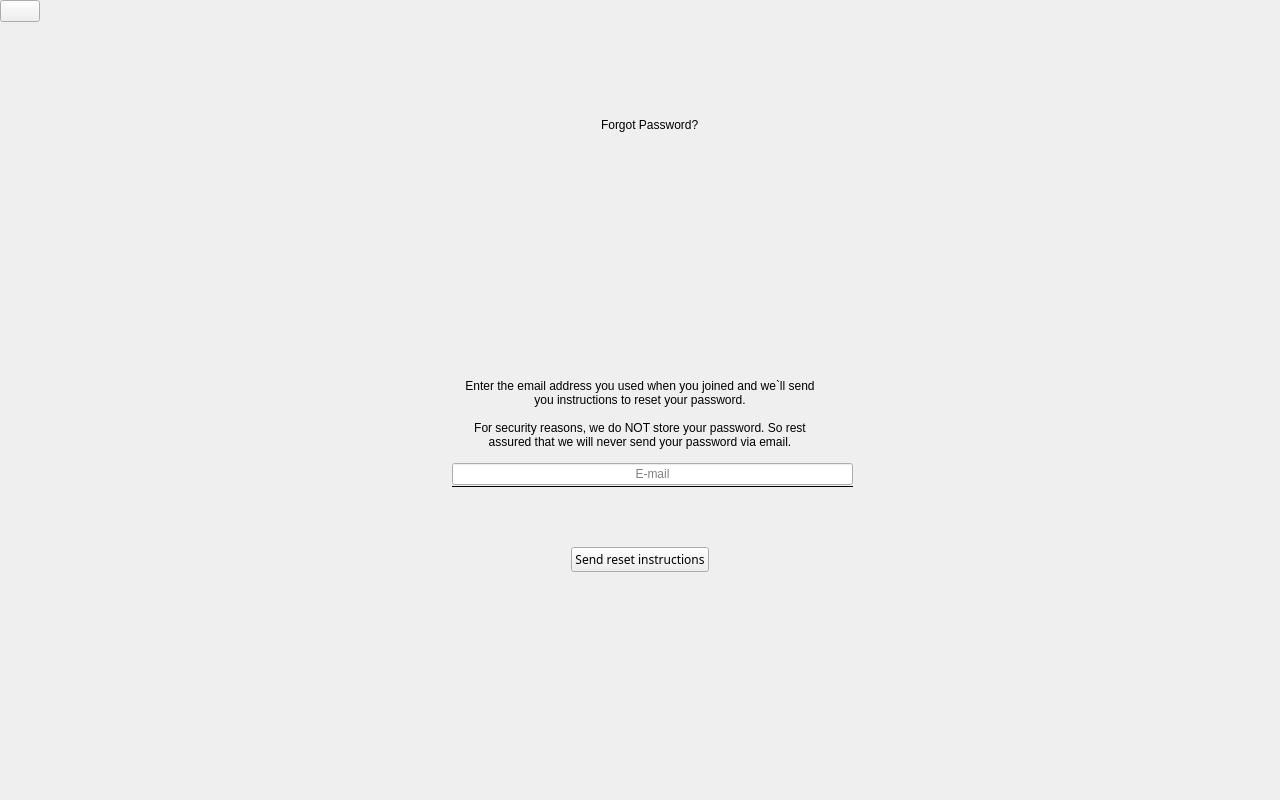
<?xml version="1.0" encoding="UTF-8"?>
<ui version="4.0">
 <class>ForgotPassword</class>
 <widget class="QWidget" name="ForgotPassword">
  <property name="geometry">
   <rect>
    <x>0</x>
    <y>0</y>
    <width>1280</width>
    <height>800</height>
   </rect>
  </property>
  <property name="windowTitle">
   <string>Form</string>
  </property>
  <layout class="QVBoxLayout" name="verticalLayout">
   <property name="spacing">
    <number>0</number>
   </property>
   <property name="leftMargin">
    <number>0</number>
   </property>
   <property name="topMargin">
    <number>0</number>
   </property>
   <property name="rightMargin">
    <number>0</number>
   </property>
   <property name="bottomMargin">
    <number>0</number>
   </property>
   <item>
    <layout class="QHBoxLayout" name="horizontalLayout_28">
     <property name="spacing">
      <number>0</number>
     </property>
     <item>
      <layout class="QVBoxLayout" name="verticalLayout_30">
       <property name="spacing">
        <number>0</number>
       </property>
       <item>
        <widget class="QPushButton" name="btBack">
         <property name="cursor">
          <cursorShape>PointingHandCursor</cursorShape>
         </property>
         <property name="focusPolicy">
          <enum>Qt::StrongFocus</enum>
         </property>
         <property name="icon">
          <iconset resource="../../DapChainVpnGui/resources/DapChainVpnGui.qrc">
           <normaloff>:/pics/back_icon.png</normaloff>:/pics/back_icon.png</iconset>
         </property>
         <property name="iconSize">
          <size>
           <width>44</width>
           <height>44</height>
          </size>
         </property>
         <property name="flat">
          <bool>false</bool>
         </property>
        </widget>
       </item>
       <item>
        <spacer name="verticalSpacer_25">
         <property name="orientation">
          <enum>Qt::Vertical</enum>
         </property>
         <property name="sizeType">
          <enum>QSizePolicy::Expanding</enum>
         </property>
         <property name="sizeHint" stdset="0">
          <size>
           <width>20</width>
           <height>20</height>
          </size>
         </property>
        </spacer>
       </item>
      </layout>
     </item>
     <item>
      <spacer name="horizontalSpacer_47">
       <property name="orientation">
        <enum>Qt::Horizontal</enum>
       </property>
       <property name="sizeType">
        <enum>QSizePolicy::Expanding</enum>
       </property>
       <property name="sizeHint" stdset="0">
        <size>
         <width>40</width>
         <height>20</height>
        </size>
       </property>
      </spacer>
     </item>
     <item>
      <layout class="QVBoxLayout" name="verticalLayout_20">
       <property name="spacing">
        <number>0</number>
       </property>
       <item>
        <spacer name="verticalSpacer_24">
         <property name="orientation">
          <enum>Qt::Vertical</enum>
         </property>
         <property name="sizeType">
          <enum>QSizePolicy::Fixed</enum>
         </property>
         <property name="sizeHint" stdset="0">
          <size>
           <width>20</width>
           <height>22</height>
          </size>
         </property>
        </spacer>
       </item>
       <item>
        <layout class="QVBoxLayout" name="verticalLayout_31">
         <item>
          <widget class="QLabel" name="lbTitle">
           <property name="text">
            <string>Forgot Password?</string>
           </property>
          </widget>
         </item>
        </layout>
       </item>
      </layout>
     </item>
     <item>
      <spacer name="horizontalSpacer_48">
       <property name="orientation">
        <enum>Qt::Horizontal</enum>
       </property>
       <property name="sizeType">
        <enum>QSizePolicy::Expanding</enum>
       </property>
       <property name="sizeHint" stdset="0">
        <size>
         <width>40</width>
         <height>20</height>
        </size>
       </property>
      </spacer>
     </item>
     <item>
      <layout class="QVBoxLayout" name="verticalLayout_32">
       <property name="spacing">
        <number>0</number>
       </property>
       <item>
        <widget class="QWidget" name="wgBackSpacing" native="true"/>
       </item>
       <item>
        <spacer name="verticalSpacer_28">
         <property name="orientation">
          <enum>Qt::Vertical</enum>
         </property>
         <property name="sizeType">
          <enum>QSizePolicy::Expanding</enum>
         </property>
         <property name="sizeHint" stdset="0">
          <size>
           <width>20</width>
           <height>20</height>
          </size>
         </property>
        </spacer>
       </item>
      </layout>
     </item>
    </layout>
   </item>
   <item>
    <layout class="QVBoxLayout" name="verticalLayout_3">
     <property name="spacing">
      <number>0</number>
     </property>
     <item>
      <spacer name="verticalSpacer_3">
       <property name="orientation">
        <enum>Qt::Vertical</enum>
       </property>
       <property name="sizeType">
        <enum>QSizePolicy::Fixed</enum>
       </property>
       <property name="sizeHint" stdset="0">
        <size>
         <width>20</width>
         <height>151</height>
        </size>
       </property>
      </spacer>
     </item>
     <item>
      <widget class="QLabel" name="lblTextFirst">
       <property name="text">
        <string>&lt;html&gt;&lt;head/&gt;&lt;body&gt;&lt;p align=&quot;center&quot;&gt;Enter the email address you used when you joined and we`ll send&lt;br&gt;you instructions to reset your password.&lt;/p&gt;&lt;/body&gt;&lt;/html&gt;</string>
       </property>
       <property name="alignment">
        <set>Qt::AlignCenter</set>
       </property>
      </widget>
     </item>
     <item>
      <spacer name="verticalSpacer_5">
       <property name="orientation">
        <enum>Qt::Vertical</enum>
       </property>
       <property name="sizeType">
        <enum>QSizePolicy::Fixed</enum>
       </property>
       <property name="sizeHint" stdset="0">
        <size>
         <width>20</width>
         <height>14</height>
        </size>
       </property>
      </spacer>
     </item>
     <item>
      <widget class="QLabel" name="lblTextSecond">
       <property name="text">
        <string>For security reasons, we do NOT store your password. So rest&lt;br&gt;assured that we will never send your password via email.</string>
       </property>
       <property name="alignment">
        <set>Qt::AlignCenter</set>
       </property>
      </widget>
     </item>
     <item>
      <widget class="QLabel" name="lbMessage">
       <property name="text">
        <string/>
       </property>
       <property name="alignment">
        <set>Qt::AlignCenter</set>
       </property>
      </widget>
     </item>
    </layout>
   </item>
   <item>
    <layout class="QHBoxLayout" name="horizontalLayout_14">
     <property name="spacing">
      <number>0</number>
     </property>
     <item>
      <spacer name="horizontalSpacer">
       <property name="orientation">
        <enum>Qt::Horizontal</enum>
       </property>
       <property name="sizeHint" stdset="0">
        <size>
         <width>40</width>
         <height>20</height>
        </size>
       </property>
      </spacer>
     </item>
     <item>
      <widget class="QWidget" name="wgEdits" native="true">
       <layout class="QHBoxLayout" name="horizontalLayout_3">
        <property name="spacing">
         <number>18</number>
        </property>
        <property name="leftMargin">
         <number>0</number>
        </property>
        <property name="topMargin">
         <number>0</number>
        </property>
        <property name="rightMargin">
         <number>0</number>
        </property>
        <property name="bottomMargin">
         <number>0</number>
        </property>
        <item>
         <widget class="QLabel" name="lblMail">
          <property name="sizePolicy">
           <sizepolicy hsizetype="Fixed" vsizetype="Fixed">
            <horstretch>0</horstretch>
            <verstretch>0</verstretch>
           </sizepolicy>
          </property>
          <property name="text">
           <string/>
          </property>
          <property name="scaledContents">
           <bool>true</bool>
          </property>
         </widget>
        </item>
        <item>
         <layout class="QVBoxLayout" name="verticalLayout_5">
          <property name="spacing">
           <number>0</number>
          </property>
          <item>
           <widget class="QLineEdit" name="edMail">
            <property name="text">
             <string/>
            </property>
            <property name="maxLength">
             <number>336</number>
            </property>
            <property name="alignment">
             <set>Qt::AlignCenter</set>
            </property>
            <property name="placeholderText">
             <string>E-mail</string>
            </property>
           </widget>
          </item>
          <item>
           <widget class="Line" name="lineMail">
            <property name="frameShadow">
             <enum>QFrame::Plain</enum>
            </property>
            <property name="midLineWidth">
             <number>1</number>
            </property>
            <property name="orientation">
             <enum>Qt::Horizontal</enum>
            </property>
           </widget>
          </item>
         </layout>
        </item>
       </layout>
      </widget>
     </item>
     <item>
      <spacer name="horizontalSpacer_2">
       <property name="orientation">
        <enum>Qt::Horizontal</enum>
       </property>
       <property name="sizeHint" stdset="0">
        <size>
         <width>40</width>
         <height>20</height>
        </size>
       </property>
      </spacer>
     </item>
    </layout>
   </item>
   <item>
    <spacer name="verticalSpacer">
     <property name="orientation">
      <enum>Qt::Vertical</enum>
     </property>
     <property name="sizeType">
      <enum>QSizePolicy::Fixed</enum>
     </property>
     <property name="sizeHint" stdset="0">
      <size>
       <width>20</width>
       <height>59</height>
      </size>
     </property>
    </spacer>
   </item>
   <item>
    <layout class="QHBoxLayout" name="horizontalLayout_22">
     <property name="topMargin">
      <number>0</number>
     </property>
     <item>
      <spacer name="horizontalSpacer_37">
       <property name="orientation">
        <enum>Qt::Horizontal</enum>
       </property>
       <property name="sizeType">
        <enum>QSizePolicy::Expanding</enum>
       </property>
       <property name="sizeHint" stdset="0">
        <size>
         <width>40</width>
         <height>20</height>
        </size>
       </property>
      </spacer>
     </item>
     <item>
      <widget class="QPushButton" name="btSend">
       <property name="enabled">
        <bool>true</bool>
       </property>
       <property name="font">
        <font>
         <family>Regular</family>
         <weight>50</weight>
         <italic>false</italic>
         <bold>false</bold>
        </font>
       </property>
       <property name="focusPolicy">
        <enum>Qt::StrongFocus</enum>
       </property>
       <property name="text">
        <string>Send reset instructions</string>
       </property>
       <property name="flat">
        <bool>false</bool>
       </property>
      </widget>
     </item>
     <item>
      <spacer name="horizontalSpacer_38">
       <property name="orientation">
        <enum>Qt::Horizontal</enum>
       </property>
       <property name="sizeHint" stdset="0">
        <size>
         <width>40</width>
         <height>20</height>
        </size>
       </property>
      </spacer>
     </item>
    </layout>
   </item>
   <item>
    <spacer name="verticalSpacer_2">
     <property name="orientation">
      <enum>Qt::Vertical</enum>
     </property>
     <property name="sizeType">
      <enum>QSizePolicy::Expanding</enum>
     </property>
     <property name="sizeHint" stdset="0">
      <size>
       <width>20</width>
       <height>226</height>
      </size>
     </property>
    </spacer>
   </item>
  </layout>
 </widget>
 <resources>
  <include location="../../DapChainVpnGui/resources/DapChainVpnGui.qrc"/>
  <include location="../../DapChainVpnGui/resources/DapChainVpnGui.qrc"/>
 </resources>
 <connections/>
</ui>
